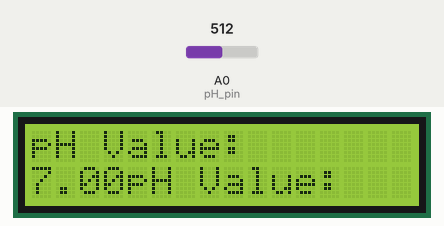
Bench run of a sketch on a simulated Arduino Uno, built with avr-gcc and run on an emulated ATmega328P. Parts: 16×2 character LCD. The test bench sets the inputs (shaded band); at power-on: A0 (pH_pin) = 512. What the sketch prints to the serial monitor is not drawn.

Above: at 1.2 s.
1.3 s: A0 (pH_pin) set to 716
At 3.2 s:
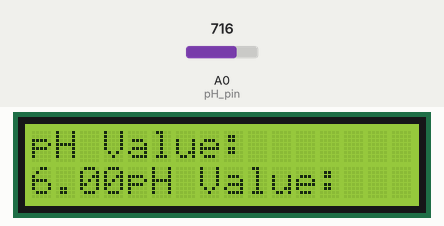
3.5 s: A0 (pH_pin) set to 900
At 5.0 s:
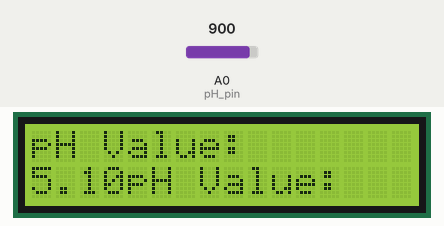
5.5 s: A0 (pH_pin) set to 1023
At 6.7 s:
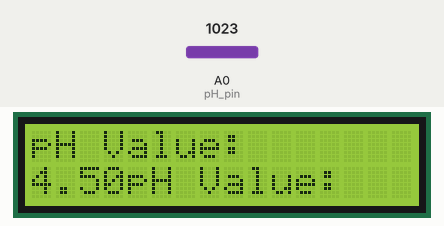
Timing chart, 0 to 8.5 s (numbered marks = the images above; inputs shaded):
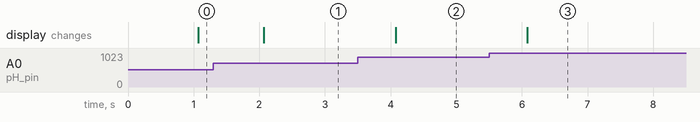

The sketch:

SonarSensor.ino
```cpp
// Include necessary libraries
#include <LiquidCrystal.h>

// Define the analog pin for pH sensor
const int pH_pin = A0;

// Create an LCD object
LiquidCrystal lcd(12, 11, 5, 4, 3, 2);

void setup() {
  // Initialize the LCD
  lcd.begin(16, 2);

  // Initialize Serial communication
  Serial.begin(9600);
}

void loop() {
  // Read the analog value from pH sensor
  int sensorValue = analogRead(pH_pin);
  Serial.print("value: ");
Serial.println(sensorValue);
  // Convert the analog value to voltage
  float voltage = sensorValue * (5.0 / 1023.0);

  // Convert the voltage to pH value
  float pH = 7 - (voltage - 2.5);

  // Print the pH value to Serial monitor
    lcd.print("pH Value:");
  lcd.setCursor(0, 1);
  lcd.print(pH, 2); // Print pH value with 2 decimal places

  delay(1000); // Delay for stability
}
```

Measured:
- after the input at 1.3 s, the display: changes after 0.77 s (image 1)
- after the input at 3.5 s, the display: changes after 0.58 s (image 2)
- after the input at 5.5 s, the display: changes after 0.58 s (image 3)
